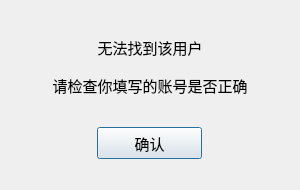
<?xml version="1.0" encoding="UTF-8"?>
<ui version="4.0">
 <class>FindFailDlg</class>
 <widget class="QDialog" name="FindFailDlg">
  <property name="geometry">
   <rect>
    <x>0</x>
    <y>0</y>
    <width>300</width>
    <height>190</height>
   </rect>
  </property>
  <property name="minimumSize">
   <size>
    <width>300</width>
    <height>190</height>
   </size>
  </property>
  <property name="maximumSize">
   <size>
    <width>300</width>
    <height>190</height>
   </size>
  </property>
  <property name="windowTitle">
   <string>Dialog</string>
  </property>
  <layout class="QVBoxLayout" name="verticalLayout">
   <item>
    <spacer name="verticalSpacer">
     <property name="orientation">
      <enum>Qt::Vertical</enum>
     </property>
     <property name="sizeType">
      <enum>QSizePolicy::Fixed</enum>
     </property>
     <property name="sizeHint" stdset="0">
      <size>
       <width>20</width>
       <height>20</height>
      </size>
     </property>
    </spacer>
   </item>
   <item>
    <widget class="QLabel" name="fail_tip">
     <property name="minimumSize">
      <size>
       <width>0</width>
       <height>32</height>
      </size>
     </property>
     <property name="maximumSize">
      <size>
       <width>16777215</width>
       <height>32</height>
      </size>
     </property>
     <property name="font">
      <font>
       <family>Arial</family>
       <pointsize>11</pointsize>
      </font>
     </property>
     <property name="text">
      <string>无法找到该用户</string>
     </property>
     <property name="alignment">
      <set>Qt::AlignCenter</set>
     </property>
    </widget>
   </item>
   <item>
    <widget class="QLabel" name="label_2">
     <property name="minimumSize">
      <size>
       <width>0</width>
       <height>32</height>
      </size>
     </property>
     <property name="maximumSize">
      <size>
       <width>16777215</width>
       <height>32</height>
      </size>
     </property>
     <property name="font">
      <font>
       <family>Arial</family>
       <pointsize>11</pointsize>
      </font>
     </property>
     <property name="text">
      <string>请检查你填写的账号是否正确</string>
     </property>
     <property name="alignment">
      <set>Qt::AlignCenter</set>
     </property>
    </widget>
   </item>
   <item>
    <widget class="QWidget" name="widget" native="true">
     <layout class="QHBoxLayout" name="horizontalLayout">
      <item>
       <widget class="ClickedBtn" name="fail_sure_btn">
        <property name="minimumSize">
         <size>
          <width>105</width>
          <height>32</height>
         </size>
        </property>
        <property name="maximumSize">
         <size>
          <width>105</width>
          <height>32</height>
         </size>
        </property>
        <property name="font">
         <font>
          <family>Arial</family>
          <pointsize>11</pointsize>
         </font>
        </property>
        <property name="text">
         <string>确认</string>
        </property>
       </widget>
      </item>
     </layout>
    </widget>
   </item>
  </layout>
 </widget>
 <customwidgets>
  <customwidget>
   <class>ClickedBtn</class>
   <extends>QPushButton</extends>
   <header location="global">clickedbtn.h</header>
  </customwidget>
 </customwidgets>
 <resources/>
 <connections/>
</ui>
